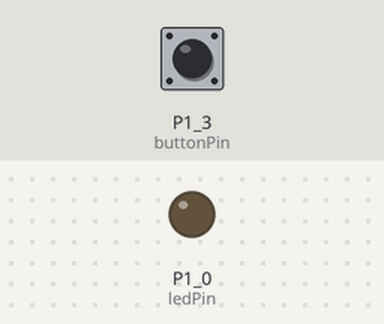
Recording of a sketch running on a simulated TI MSP430 LaunchPad. On the bench: output pins drawn as LEDs (lit = HIGH). The test bench sets the inputs (shaded band); at power-on: P1_3 (buttonPin) HIGH. What the sketch prints to the serial monitor is not drawn.

Above: at 1.2 s.
1.3 s: P1_3 (buttonPin) pulled LOW for 0.15 s
At 1.37 s:
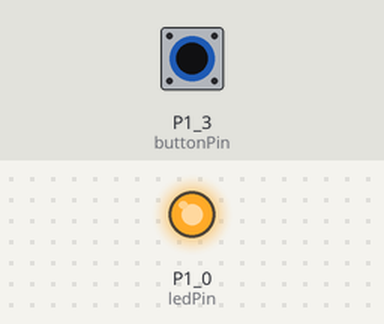
2.9 s: P1_3 (buttonPin) pulled LOW for 3.2 s
At 7.0 s:
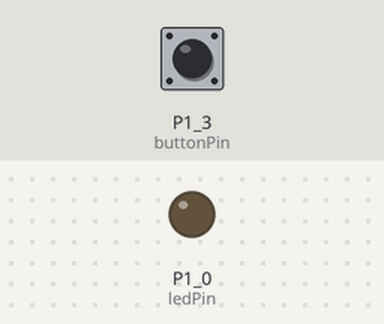
Timing chart, 0 to 8.5 s (numbered marks = the images above; inputs shaded):
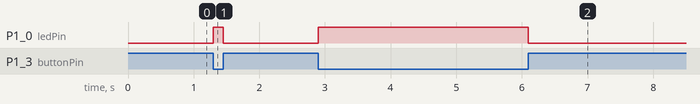

The sketch:

Control_Motor.ino
```cpp
const int buttonPin = PUSH2;     // the number of the pushbutton pin
const int ledPin =  RED_LED;

// variables will change:
int buttonState = 0;         // variable for reading the pushbutton status

void setup() {
  Serial.begin(9600);
  // initialize the LED pin as an output:
  pinMode(ledPin, OUTPUT);
  // initialize the pushbutton pin as an input:
  pinMode(buttonPin, INPUT_PULLUP);
}

void loop(){
  // read the state of the pushbutton value:
  buttonState = digitalRead(buttonPin);

  // check if the pushbutton is pressed.
  if (buttonState == LOW) {
   analogWrite(ledPin, 1000);
    Serial.println(1);
  }
  else {
    analogWrite(ledPin, 0);
    Serial.println(0);
  }

}
```

Measured:
- after the input at 1.3 s, P1_0 (ledPin): LOW → HIGH at once, → LOW 0.15 s later
- after the input at 2.9 s, P1_0 (ledPin): LOW → HIGH at once, → LOW 3.2 s later
